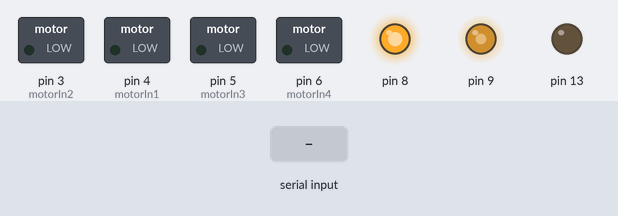
The sketch below on a simulated Arduino Uno, built with avr-gcc and run on an emulated ATmega328P. Parts: switched loads named in the sketch (green lamp = pin HIGH), output pins drawn as LEDs (lit = HIGH). Inputs (shaded band) come from the test bench. What the sketch prints to the serial monitor is not drawn.

Above: at 1.2 s.
1.3 s: "a" received over the second serial link
At 2.2 s:
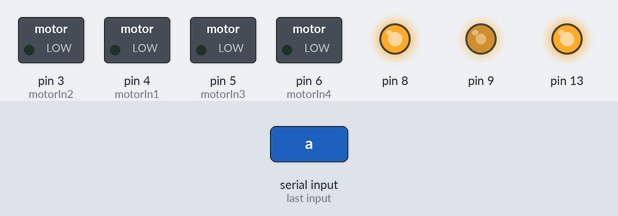
2.8 s: "f" received over the second serial link
At 3.3 s:
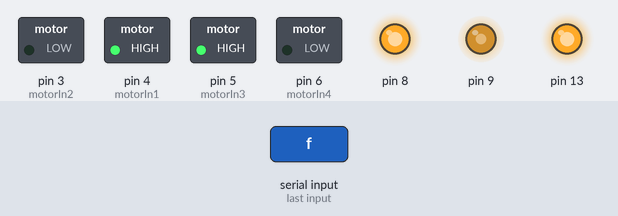
4.3 s: "b" received over the second serial link
At 4.9 s:
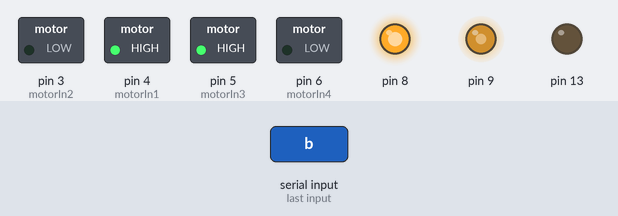
5.8 s: "k" received over the second serial link
At 6.9 s:
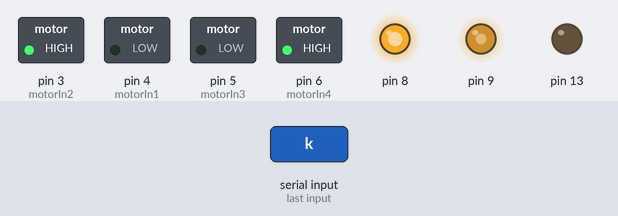
7.3 s: "r" received over the second serial link
Timing chart, 0 to 7.5 s (numbered marks = the images above; inputs shaded):
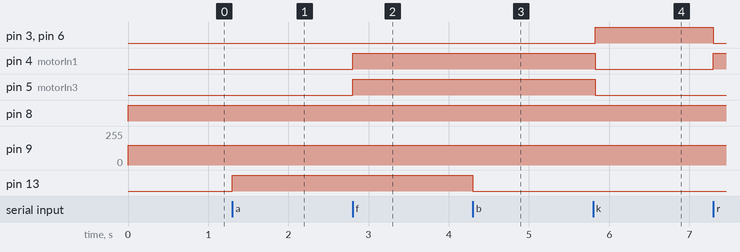

Measured:
- after the input at 1.3 s, pin 13: LOW → HIGH at once
- after the input at 2.8 s, pin 4 (motorIn1), pin 5 (motorIn3): LOW → HIGH at once
- after the input at 4.3 s, pin 13: HIGH → LOW at once
- after the input at 5.8 s, pin 3 (motorIn2), pin 6 (motorIn4): LOW → HIGH at once; pin 4 (motorIn1), pin 5 (motorIn3): HIGH → LOW at once

The sketch:

BTCar_speed_servo.ino
```cpp
#include <SoftwareSerial.h>
//#include <Wire.h>//引用二個函式庫SoftwareSerial及Wire
#include <Servo.h>

//定義PIN10及PIN11分別為RX及TX腳位
SoftwareSerial I2CBT(10,11);

//伺服馬達
Servo servoX, servoY;
int valX, posX=1450; // 暫存類比輸入值的變數
int valY, posY=1450;

//直流馬達
const int motorIn1 = 4;
const int motorIn2 = 3;
const int motorIn3 = 5;
const int motorIn4 = 6;
//const int ena = 9;
//int s=150;

void setup() {
  //Arduino起始鮑率：9600
  Serial.begin(9600);
  I2CBT.begin(9600);
  pinMode(13, OUTPUT);  //設定 pin13 LED就接在這

  //伺服馬達
  //servoX.attach(7,500, 2400); // 設定伺服馬達的接腳
  //servoY.attach(8,500, 2400);
  servoX.write(90); // 一開始先置中90度
  servoY.write(90); // 一開始先置中90度

  //直流馬達
  pinMode(motorIn1, OUTPUT);
  pinMode(motorIn2, OUTPUT);
  pinMode(motorIn3, OUTPUT);
  pinMode(motorIn4, OUTPUT);
}

void loop() {
  byte cmmd[20];
  int insize;

  while(1){
    analogWrite(9, 150);//速度設定
    analogWrite(8, 150);//速度設定
    if ((insize=(I2CBT.available()))>0){  //讀取藍牙訊息
      Serial.print("input size = ");
      Serial.println(insize);
      for (int i=0; i<insize; i++){
        Serial.print(cmmd[i]=char(I2CBT.read()));
        Serial.print(" ");
      }
    }
    switch (cmmd[0]) { //讀取第一個字
        case 97: //97為"a"的ASCII CODE
           digitalWrite(13,HIGH);  //點亮LED
           break;

        case 98://98為"b"的ASCII CODE
           Serial.println("Get b");
           digitalWrite(13,LOW);   //熄滅LED
           break;
       case 102://102為"f"的ASCII CODE
           forward();
           break;
       case 115://115為"s"的ASCII CODE
           stops();
           break;
       case 107://107為"k"的ASCII CODE b:98
           backward();
           break;
       case 114://114為"r"的ASCII CODE
           right();
           break;
       case 108://108為"l"的ASCII CODE
           left();
           break;
       case 119://119為"w"的ASCII CODE
           posX=posX+20;
           if(posX>=2400){
              posX=2400;
           }
           servoX.writeMicroseconds(posX);
           break;
       case 120://120為"x"的ASCII CODE
           posX=posX-20;
           if(posX<=500){
             posX=500;
           }
           servoX.writeMicroseconds(posX);
           break;
       case 121://121為"y"的ASCII CODE
           posY=posY+20;
           if(posY>=2400){
              posY=2400;
           }
           servoY.writeMicroseconds(posY);
           break;
       case 122://122為"z"的ASCII CODE
           posY=posY-20;
           if(posY<=500){
             posY=500;
           }
           servoY.writeMicroseconds(posY);
           break;
    } //Switch
  } //while
}//loop

void forward()
{
  analogWrite(9, 150);
  analogWrite(8, 150);
  digitalWrite(motorIn1, HIGH);
  digitalWrite(motorIn2, LOW);
  digitalWrite(motorIn3, HIGH);
  digitalWrite(motorIn4, LOW);
}

void backward()
{
  analogWrite(9, 150);
  analogWrite(8, 150);
  digitalWrite(motorIn1, LOW);
  digitalWrite(motorIn2, HIGH);
  digitalWrite(motorIn3, LOW);
  digitalWrite(motorIn4, HIGH);
}

// Let right motor keep running, but stop left motor
void right()
{
  analogWrite(9, 120);
  digitalWrite(motorIn1, HIGH);
  digitalWrite(motorIn2, LOW);
  digitalWrite(motorIn3, LOW);
  digitalWrite(motorIn4, LOW);
}

// Let left motor keep running, but stop right motor
void left()
{
  analogWrite(9, 120);
  digitalWrite(motorIn1, LOW);
  digitalWrite(motorIn2, LOW);
  digitalWrite(motorIn3, HIGH);
  digitalWrite(motorIn4, LOW);
}
void stops()
{
  digitalWrite(motorIn1, LOW);
  digitalWrite(motorIn2, LOW);
  digitalWrite(motorIn3, LOW);
  digitalWrite(motorIn4, LOW);
}
```
